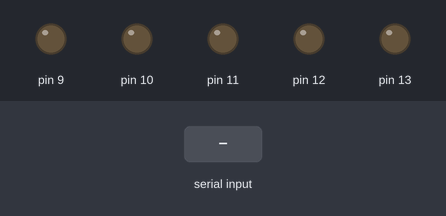
A sketch run on a simulated Arduino Uno, built with avr-gcc and run on an emulated ATmega328P. Shown: output pins drawn as LEDs (lit = HIGH). The test bench sets the inputs (shaded band).

Above: at 1.2 s.
1.3 s: "F" received over Serial
At 2.0 s:
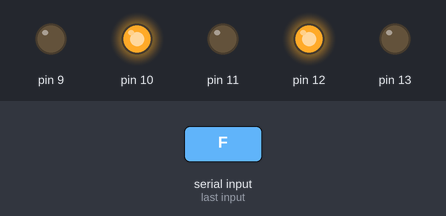
2.8 s: "B" received over Serial
At 3.1 s:
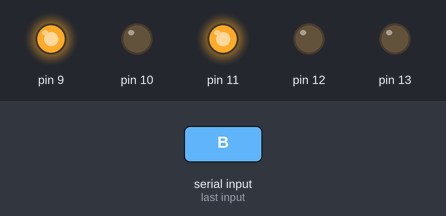
4.3 s: "R" received over Serial
At 5.5 s:
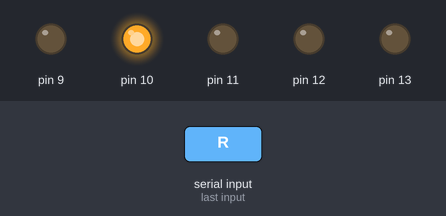
5.8 s: "L" received over Serial
At 6.6 s:
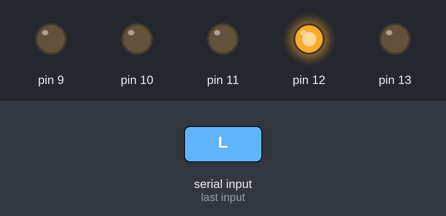
7.3 s: "C" received over Serial
At 7.8 s:
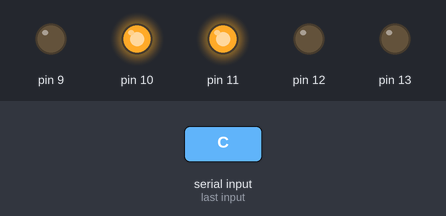
8.8 s: "A" received over Serial
At 10.1 s:
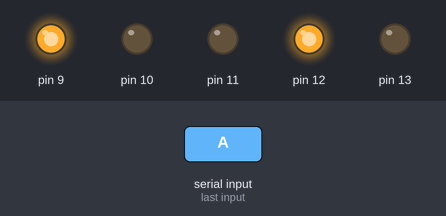
Timing chart, 0 to 11.3 s (numbered marks = the images above; inputs shaded):
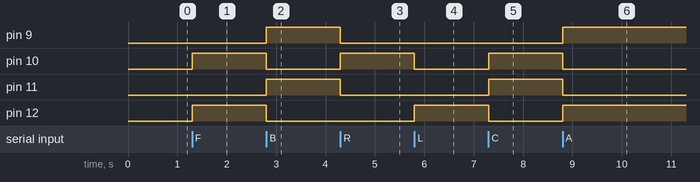

The sketch:

Arduino_Code_Rover_final.ino
```cpp
#define led1 = 13
#define in1 = 12
#define in2 = 11
#define in3 = 10
#define in4 = 9


void setup() {
  Serial.begin(9600);
  pinMode(9, OUTPUT);
  pinMode(10, OUTPUT);
  pinMode(11, OUTPUT);
  pinMode(12, OUTPUT);
  pinMode(13, OUTPUT);
}

void loop() {
  if (Serial.available() > 0) {
    char inputvalue = char(Serial.read());
    if (inputvalue == 'F') {
      digitalWrite(12, HIGH);
      digitalWrite(11, LOW);
      digitalWrite(10, HIGH);
      digitalWrite(9, LOW);
    }
    else if (inputvalue == 'B') {
      digitalWrite(12, LOW);
      digitalWrite(11, HIGH);
      digitalWrite(10, LOW);
      digitalWrite(9, HIGH);
    }

    else if (inputvalue == 'R') {
      digitalWrite(12, LOW);
      digitalWrite(11, LOW);
      digitalWrite(10, HIGH);
      digitalWrite(9, LOW);
    }

    else if (inputvalue == 'L') {
      digitalWrite(12, HIGH);
      digitalWrite(11, LOW);
      digitalWrite(10, LOW);
      digitalWrite(9, LOW);
    }

    else if (inputvalue == 'C') {
      digitalWrite(12, LOW);
      digitalWrite(11, HIGH);
      digitalWrite(10, HIGH);
      digitalWrite(9, LOW);
    }

    else if (inputvalue == 'A') {
      digitalWrite(12, HIGH);
      digitalWrite(11, LOW);
      digitalWrite(10, LOW);
      digitalWrite(9, HIGH);
    }

    else if (inputvalue == 'O') {
      digitalWrite(13, HIGH);
    }

    else if (inputvalue == 's') {
      digitalWrite(13, LOW);
    }

    else if (inputvalue == 'S') {
      digitalWrite(12, LOW);
      digitalWrite(11, LOW);
      digitalWrite(10, LOW);
      digitalWrite(9, LOW);
    }
  }
}


// Vision English Medium School's model of Pragyan rover. By Arnav Nandurkar.
// Releasing on github.com/arnavnandurkar
```

Measured:
- after the input at 1.3 s, pin 10, pin 12: LOW → HIGH at once
- after the input at 2.8 s, pin 9, pin 11: LOW → HIGH at once; pin 10, pin 12: HIGH → LOW at once
- after the input at 4.3 s, pin 9, pin 11: HIGH → LOW at once; pin 10: LOW → HIGH at once
- after the input at 5.8 s, pin 10: HIGH → LOW at once; pin 12: LOW → HIGH at once
- after the input at 7.3 s, pin 10, pin 11: LOW → HIGH at once; pin 12: HIGH → LOW at once
- after the input at 8.8 s, pin 9, pin 12: LOW → HIGH at once; pin 10, pin 11: HIGH → LOW at once
